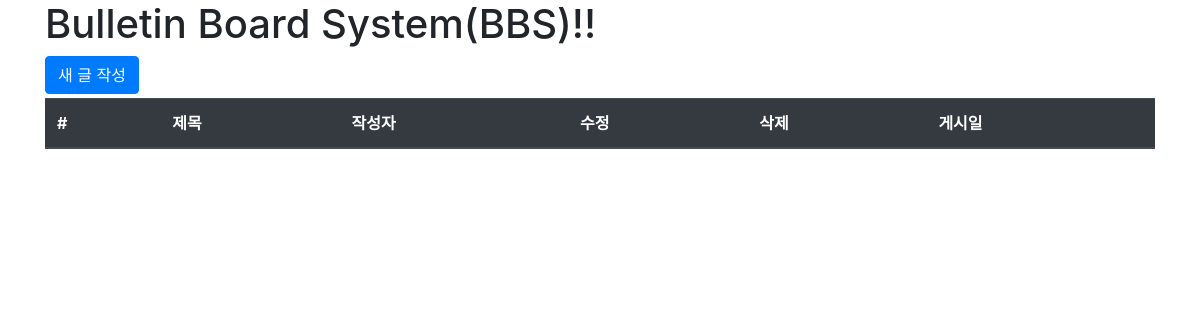
Page /posts/list/ on the earlier database version.
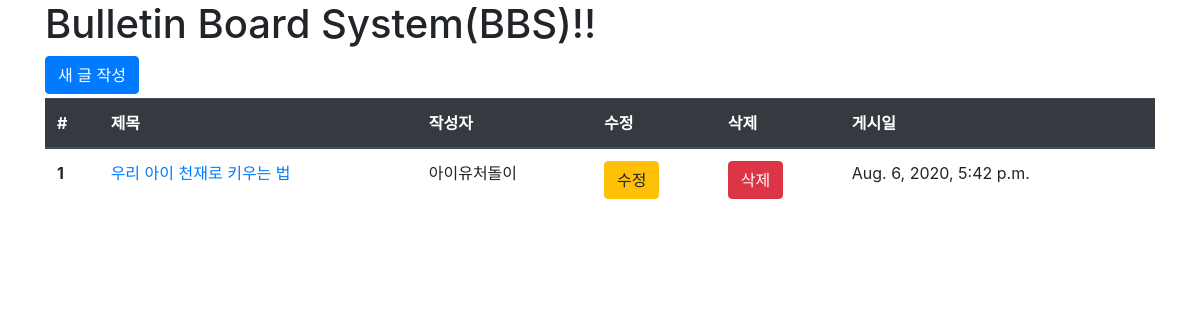
Same page on the later database version.
### posts/models.py (models this page shows, shortened)
class Post(models.Model):
    title = models.CharField("제목", max_length=30)
    author = models.CharField("작성자", max_length=20)
    contents = models.TextField('글 내용', max_length=1000)
    posted_date = models.DateTimeField('게시일', auto_now=True)

### posts/views.py (the view)
# urls.py: path('list/', views.p_list, name='list'),
def p_list(request):
    my_list = Post.objects.all().order_by('-posted_date')
    context = {'posts': my_list}
    return render(request, 'list.html', context)

### posts/templates/list.html (shortened to what this page needs)
{% extends 'base.html' %}
{% block container %}
    <div class="container">
        <h1>Bulletin Board System(BBS)!!</h1>
        <button class="btn btn-primary"
                onclick="new_post()">새 글 작성</button>
        <table class="table table-hover">
            <thead class="thead-dark">
                <tr>
                    <th scope="col">#</th>
                    <th scope="col">제목</th>
                    <th scope="col">작성자</th>
                    <th scope="col">수정</th>
                    <th scope="col">삭제</th>
                    <th scope="col">게시일</th>
               </tr>
            </thead>
            <tbody>
                {% for post in posts %}
                <tr>
                    <th scope="row">{{ post.id }}</th>
                    <td><a href="{% url 'posts:detail' post.id%}">{{ post.title }}</a></td>
                    <td>{{ post.author }}</td>
                    <td>
                        <a href="{% url 'posts:update' post.id %}" class="btn btn-warning">수정</a>
                    </td>
                    <td>
                        <a href="{% url 'posts:delete' post.id %}" class="btn btn-danger">삭제</a>
                    </td>
                    <td>{{ post.posted_date }}</td>
                </tr>
                {% endfor %}
            </tbody>
        </table>
    </div>
{% endblock %}

### blog/templates/base.html (shortened to what this page needs)
<!DOCTYPE html>
<html lang="en">
<head>
    <link rel="stylesheet" href="https://stackpath.bootstrapcdn.com/bootstrap/4.5.1/css/bootstrap.min.css">
</head>
<body>
    {% block container %}{% endblock %}
</body>
</html>

Differences in the rows shown:
added Post: id "1", title "우리 아이 천재로 키우는 법", author "아이유처돌이", posted_date "Aug. 6, 2020, 5:42 p.m."
